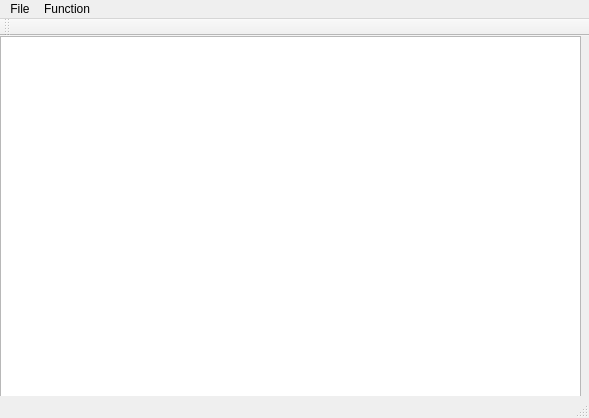
<?xml version="1.0" encoding="UTF-8"?>
<ui version="4.0">
 <class>MainWindow</class>
 <widget class="QMainWindow" name="MainWindow">
  <property name="geometry">
   <rect>
    <x>0</x>
    <y>0</y>
    <width>589</width>
    <height>418</height>
   </rect>
  </property>
  <property name="windowTitle">
   <string>MainWindow</string>
  </property>
  <widget class="QWidget" name="centralWidget">
   <widget class="QGraphicsView" name="graphicsView">
    <property name="geometry">
     <rect>
      <x>0</x>
      <y>0</y>
      <width>581</width>
      <height>371</height>
     </rect>
    </property>
    <property name="sizePolicy">
     <sizepolicy hsizetype="Expanding" vsizetype="Expanding">
      <horstretch>0</horstretch>
      <verstretch>0</verstretch>
     </sizepolicy>
    </property>
    <property name="maximumSize">
     <size>
      <width>1920</width>
      <height>1080</height>
     </size>
    </property>
   </widget>
  </widget>
  <widget class="QMenuBar" name="menuBar">
   <property name="geometry">
    <rect>
     <x>0</x>
     <y>0</y>
     <width>589</width>
     <height>20</height>
    </rect>
   </property>
   <widget class="QMenu" name="menuFile">
    <property name="title">
     <string>File</string>
    </property>
    <addaction name="actionOpen"/>
    <addaction name="actionSave"/>
   </widget>
   <widget class="QMenu" name="menuFunction">
    <property name="title">
     <string>Function</string>
    </property>
    <addaction name="actionMonochrome"/>
    <addaction name="actionChange_color"/>
    <addaction name="actionCut_image"/>
    <addaction name="actionColor_palette"/>
   </widget>
   <addaction name="menuFile"/>
   <addaction name="menuFunction"/>
  </widget>
  <widget class="QToolBar" name="mainToolBar">
   <attribute name="toolBarArea">
    <enum>TopToolBarArea</enum>
   </attribute>
   <attribute name="toolBarBreak">
    <bool>false</bool>
   </attribute>
  </widget>
  <widget class="QStatusBar" name="statusBar"/>
  <action name="actionOpen">
   <property name="text">
    <string>Open</string>
   </property>
  </action>
  <action name="actionSave">
   <property name="text">
    <string>Save</string>
   </property>
  </action>
  <action name="actionMonochrome">
   <property name="text">
    <string>Monochrome</string>
   </property>
  </action>
  <action name="actionChange_color">
   <property name="text">
    <string>Change color</string>
   </property>
  </action>
  <action name="actiontest">
   <property name="text">
    <string>test</string>
   </property>
  </action>
  <action name="actionCut_image">
   <property name="text">
    <string>Cut image</string>
   </property>
  </action>
  <action name="actionColor_palette">
   <property name="text">
    <string>Color palette</string>
   </property>
  </action>
 </widget>
 <layoutdefault spacing="6" margin="11"/>
 <resources/>
 <connections/>
</ui>
